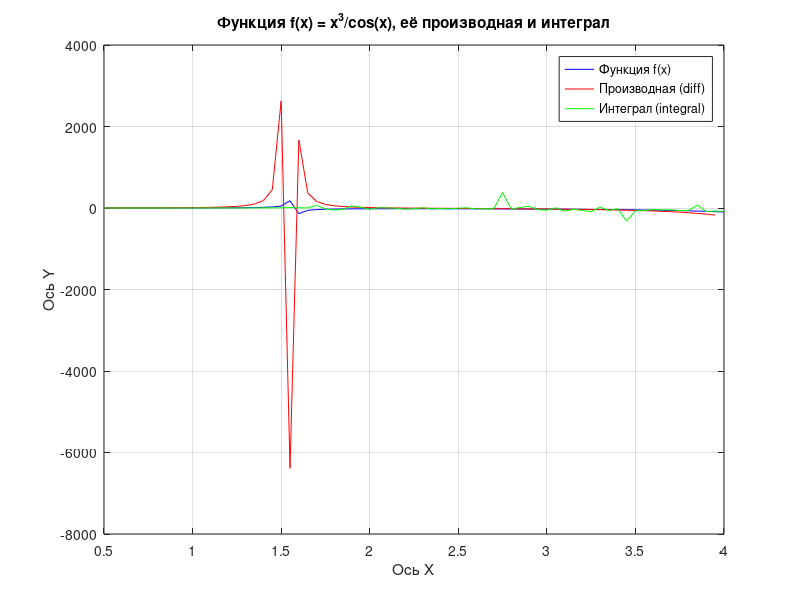
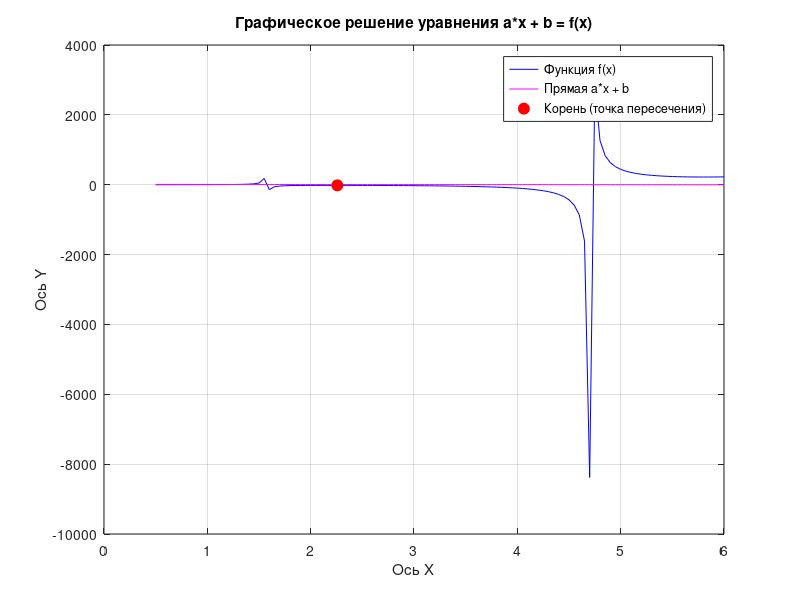
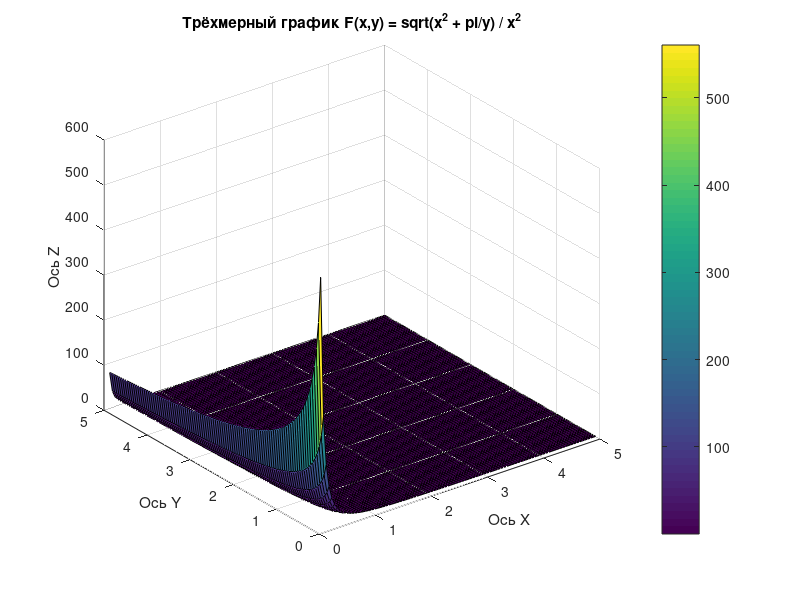

Write the MATLAB code that produced these figures, in order.
% variant 2
% f(x) = x^3 / cos(x)
% F(x,y) = sqrt(x^2 + pi/y) / x^2

% ========== ЗАДАНИЕ 1: функция, производная, интеграл ==========

x = 0.5 : 0.05 : 4;

% функция
f_func = @(x) (x.^3) ./ cos(x);
f = f_func(x);

% производная (численно через diff)
df = diff(f) ./ diff(x);

% интеграл (определённый с переменным верхним пределом)
F = arrayfun(@(t) integral(f_func, 0.5, t), x);

% график
figure;
plot(x, f, 'b'); hold on;              % функция
plot(x(1:end-1), df, 'r');             % производная
plot(x, F, 'g'); hold off;             % интеграл

grid on;
title('Функция f(x) = x^3/cos(x), её производная и интеграл');
xlabel('Ось X');
ylabel('Ось Y');
legend('Функция f(x)', 'Производная (diff)', 'Интеграл (integral)');

% ========== ЗАДАНИЕ 2: решение уравнения a*x + b = f(x) ==========

x = 0.5 : 0.05 : 6;
a = -2;
b = 10;

% функция
y_func = f_func(x);
% прямая линия
y_line = a * x + b;

% всё в одну сторону: a*x + b - f(x) = 0
eq = @(x) a * x + b - (x.^3) ./ cos(x);
% точный корень (fsolve), стартовая точка x0 = 2
x_root = fsolve(eq, 2);

fprintf('Найденный корень уравнения: x = %.4f\n', x_root);
fprintf('Значение f(x_root) = %.4f\n', f_func(x_root));

% графики
figure;
plot(x, y_func, 'b'); hold on;
plot(x, y_line, 'm');
plot(x_root, f_func(x_root), 'ro', 'MarkerSize', 8, 'MarkerFaceColor', 'r'); hold off;

grid on;
title('Графическое решение уравнения a*x + b = f(x)');
xlabel('Ось X');
ylabel('Ось Y');
legend('Функция f(x)', 'Прямая a*x + b', 'Корень (точка пересечения)');

% ========== ЗАДАНИЕ 3: трёхмерный график F(x,y) ==========

% сетка аргументов x и y
[X, Y] = meshgrid(0.1 : 0.05 : 5, 0.1 : 0.05 : 5);

% функция Z = sqrt(x^2 + pi/y) / x^2
Z = sqrt(X.^2 + pi ./ Y) ./ (X.^2);

% показываем
figure;
surf(X, Y, Z);

grid on;
title('Трёхмерный график F(x,y) = sqrt(x^2 + pi/y) / x^2');
xlabel('Ось X');
ylabel('Ось Y');
zlabel('Ось Z');
colorbar;
